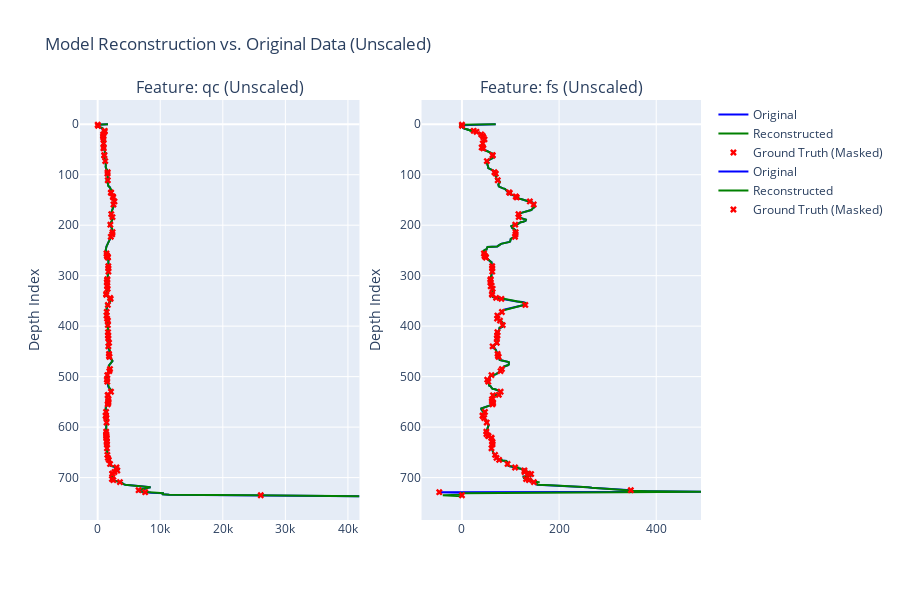

The cell this chart's notebook holds for it:
### Markdown cell above
### 5. Visualize Reconstruction Results
A quantitative metric like MSE is useful, but a qualitative visualization can provide deeper insight into the model's behavior.

The following function plots a single CPT profile, comparing the ground truth, the masked input, and the model's reconstruction. We will focus on the first two numerical features, which are typically `qc` and `fs`. The masked regions in the reconstruction plot are highlighted in red to show exactly where the model was tasked with predicting.

### Code cell
def visualize_reconstruction(original, masked, predicted, actual_mask, attention, scaler, feature_names=["qc", "fs"]):
    """
    Plots a comparison of original, masked, and predicted CPT profiles for key features.
    
    Args:
        original (np.array): The original data (single CPT).
        masked (np.array): The data after masking (single CPT).
        predicted (np.array): The model's output reconstruction (single CPT).
        actual_mask (np.array): Boolean mask showing which tokens were masked.
        attention (np.array): Attention mask showing real vs. padding data.
        scaler (StandardScaler): The fitted scaler object for inverse transformation.
    """
    # Find the actual length of the sequence before padding
    seq_len = int(attention.sum())
    
    # Trim all data to the actual sequence length
    original = original[:seq_len]
    predicted = predicted[:seq_len]
    actual_mask = actual_mask[:seq_len]

    # --- Inverse transform the data to its original scale for visualization ---
    if scaler:
        # The scaler was likely fit on only the numerical features.
        # We assume the number of features in the scaler matches what we want to plot.
        num_numerical_features = scaler.n_features_in_
        
        original_unscaled = scaler.inverse_transform(original[:, :num_numerical_features])
        predicted_unscaled = scaler.inverse_transform(predicted[:, :num_numerical_features])
    else:
        # If no scaler, plot the raw (scaled) data
        original_unscaled = original
        predicted_unscaled = predicted

    # Use the feature_map to get the correct feature names and indices
    num_features = len(feature_names)
    
    fig = make_subplots(rows=1, cols=num_features, subplot_titles=[f'Feature: {name} (Unscaled)' for name in feature_names])
    
    depth = np.arange(seq_len)

    for name in feature_names:
        i = feature_names.index(name)  # Get the correct column index for the feature
        # Plot Original Data
        fig.add_trace(go.Scatter(x=original_unscaled[:, i], y=depth, mode='lines', name='Original', line=dict(color='blue')), row=1, col=i+1)
        
        # Plot Model's Reconstruction
        fig.add_trace(go.Scatter(x=predicted_unscaled[:, i], y=depth, mode='lines', name='Reconstructed', line=dict(color='green')), row=1, col=i+1)
        
        # Highlight the ORIGINAL values at the masked locations
        masked_indices = np.where(actual_mask)[0]
        fig.add_trace(go.Scatter(
            x=original_unscaled[masked_indices, i], 
            y=depth[masked_indices], 
            mode='markers', 
            name='Ground Truth (Masked)', 
            marker=dict(color='red', size=6, symbol='x')
        ), row=1, col=i+1)

    fig.update_yaxes(autorange="reversed", title_text="Depth Index")
    fig.update_layout(
        title_text='Model Reconstruction vs. Original Data (Unscaled)',
        height=600,
        width=900
    )
    fig.show()

# Let's visualize the first CPT profile from the first stored batch
if visualization_results:
    first_batch = visualization_results[0]
    # Get the first CPT from the batch
    cpt_index = 0 
    
    original_cpt = first_batch['original'][cpt_index]
    masked_cpt = first_batch['masked'][cpt_index]
    predicted_cpt = first_batch['predicted'][cpt_index]
    mask_cpt = first_batch['mask'][cpt_index]
    attention_cpt = first_batch['attention_mask'][cpt_index]
    
    # Pass the loaded scaler and feature_map to the visualization function
    visualize_reconstruction(original_cpt, masked_cpt, predicted_cpt, mask_cpt, attention_cpt, scaler, feature_names=["qc", "fs"])
else:
    print("No results available for visualization.")

### Figure 1 — Plotly figure (JSON) as saved in the notebook; plotly's stock layout.template omitted (floating-point values rounded to 4 significant figures; data arrays with more than 128 entries replaced by an {"elided": "..."} marker saying what was removed)
{"data": [{"line": {"color": "blue"}, "mode": "lines", "name": "Original", "type": "scatter", "x": {"elided": "738 float values"}, "xaxis": "x", "y": {"elided": "738 int values"}, "yaxis": "y"}, {"line": {"color": "green"}, "mode": "lines", "name": "Reconstructed", "type": "scatter", "x": {"elided": "738 float values"}, "xaxis": "x", "y": {"elided": "738 int values"}, "yaxis": "y"}, {"marker": {"color": "red", "size": 6, "symbol": "x"}, "mode": "markers", "name": "Ground Truth (Masked)", "type": "scatter", "x": [10.0, 60.0, 1130.0, 1110.0, 880.0, 870.0, 890.0, 940.0, 950.0, 950.0, 950.0, 1060.0, 1050.0, 1210.0, 1600.0, 1570.0, 1620.0, 2140.0, 2120.0, 2430.0, 2480.0, 2690.0, 2530.0, 2170.0, 2370.0, 2030.0, 2380.0, 2320.0, 2100.0, 1410.0, 1470.0, 1550.0, 1610.0, 1650.0, 1700.0, 1700.0, 1720.0, 1550.0, 1520.0, 1470.0, 1510.0, 1530.0, 1590.0, 1360.0, 1380.0, 1990.0, 2070.0, 1630.0, 1450.0, 1420.0, 1510.0, 1640.0, 1630.0, 1660.0, 1650.0, 1680.0, 1690.0, 1820.0, 1710.0, 1820.0, 1820.0, 1880.0, 1970.0, 1870.0, 1540.0, 1470.0, 1540.0, 2130.0, 1660.0, 1600.0, 1730.0, 1700.0, 1700.0, 1680.0, 1590.0, 1350.0, 1300.0, 1300.0, 1410.0, 1420.0, 1360.0, 1370.0, 1380.0, 1380.0, 1410.0, 1440.0, 1450.0, 1450.0, 1490.0, 1490.0, 1550.0, 1630.0, 1780.0, 1980.0, 3010.0, 3140.0, 2680.0, 2340.0, 2320.0, 2280.0, 2510.0, 3560.0, 6540.0, 7590.0, 26070.0], "xaxis": "x", "y": [1, 3, 13, 15, 20, 23, 26, 30, 38, 46, 48, 61, 62, 73, 95, 98, 111, 135, 136, 143, 145, 153, 159, 178, 184, 199, 214, 218, 223, 256, 260, 262, 263, 264, 281, 285, 292, 307, 309, 313, 320, 321, 326, 336, 338, 344, 346, 358, 372, 379, 385, 389, 398, 412, 418, 419, 424, 433, 440, 455, 459, 461, 485, 489, 497, 506, 510, 530, 536, 537, 545, 549, 551, 553, 555, 570, 577, 578, 582, 591, 609, 614, 617, 618, 621, 622, 628, 630, 634, 642, 655, 661, 665, 673, 680, 686, 689, 692, 693, 703, 705, 709, 725, 729, 735], "yaxis": "y"}, {"line": {"color": "blue"}, "mode": "lines", "name": "Original", "type": "scatter", "x": {"elided": "738 float values"}, "xaxis": "x2", "y": {"elided": "738 int values"}, "yaxis": "y2"}, {"line": {"color": "green"}, "mode": "lines", "name": "Reconstructed", "type": "scatter", "x": {"elided": "738 float values"}, "xaxis": "x2", "y": {"elided": "738 int values"}, "yaxis": "y2"}, {"marker": {"color": "red", "size": 6, "symbol": "x"}, "mode": "markers", "name": "Ground Truth (Masked)", "type": "scatter", "x": [1.043e-08, 0.2, 24.2, 30.0, 39.6, 42.9, 44.2, 46.5, 42.9, 40.6, 44.1, 63.2, 63.2, 51.3, 66.8, 69.8, 73.7, 97.1, 98.4, 110.7, 112.8, 139.8, 147.8, 116.3, 116.9, 109.7, 110.5, 110.3, 109.2, 45.3, 46.5, 47.3, 49.0, 49.5, 62.2, 62.2, 62.4, 59.1, 58.7, 58.7, 61.1, 59.2, 63.2, 61.8, 62.0, 70.3, 81.3, 130.5, 82.2, 72.9, 72.3, 78.3, 84.0, 73.0, 72.8, 72.7, 71.9, 71.8, 63.1, 73.4, 74.2, 75.5, 82.2, 79.5, 60.8, 52.0, 54.2, 79.6, 75.9, 63.8, 61.7, 61.7, 63.9, 64.0, 62.8, 47.4, 42.6, 42.8, 45.8, 51.0, 50.3, 50.4, 54.0, 54.5, 60.6, 60.9, 61.8, 62.9, 63.0, 60.8, 68.2, 71.1, 76.6, 93.9, 109.3, 128.6, 128.8, 136.3, 142.4, 132.1, 137.8, 148.1, 347.7, -46.7, 1.043e-08], "xaxis": "x2", "y": [1, 3, 13, 15, 20, 23, 26, 30, 38, 46, 48, 61, 62, 73, 95, 98, 111, 135, 136, 143, 145, 153, 159, 178, 184, 199, 214, 218, 223, 256, 260, 262, 263, 264, 281, 285, 292, 307, 309, 313, 320, 321, 326, 336, 338, 344, 346, 358, 372, 379, 385, 389, 398, 412, 418, 419, 424, 433, 440, 455, 459, 461, 485, 489, 497, 506, 510, 530, 536, 537, 545, 549, 551, 553, 555, 570, 577, 578, 582, 591, 609, 614, 617, 618, 621, 622, 628, 630, 634, 642, 655, 661, 665, 673, 680, 686, 689, 692, 693, 703, 705, 709, 725, 729, 735], "yaxis": "y2"}], "layout": {"annotations": [{"font": {"size": 16}, "showarrow": false, "text": "Feature: qc (Unscaled)", "x": 0.225, "xanchor": "center", "xref": "paper", "y": 1, "yanchor": "bottom", "yref": "paper"}, {"font": {"size": 16}, "showarrow": false, "text": "Feature: fs (Unscaled)", "x": 0.775, "xanchor": "center", "xref": "paper", "y": 1, "yanchor": "bottom", "yref": "paper"}], "height": 600, "title": {"text": "Model Reconstruction vs. Original Data (Unscaled)"}, "width": 900, "xaxis": {"anchor": "y", "domain": [0, 0.45]}, "xaxis2": {"anchor": "y2", "domain": [0.55, 1]}, "yaxis": {"anchor": "x", "autorange": "reversed", "domain": [0, 1], "title": {"text": "Depth Index"}}, "yaxis2": {"anchor": "x2", "autorange": "reversed", "domain": [0, 1], "title": {"text": "Depth Index"}}}}
